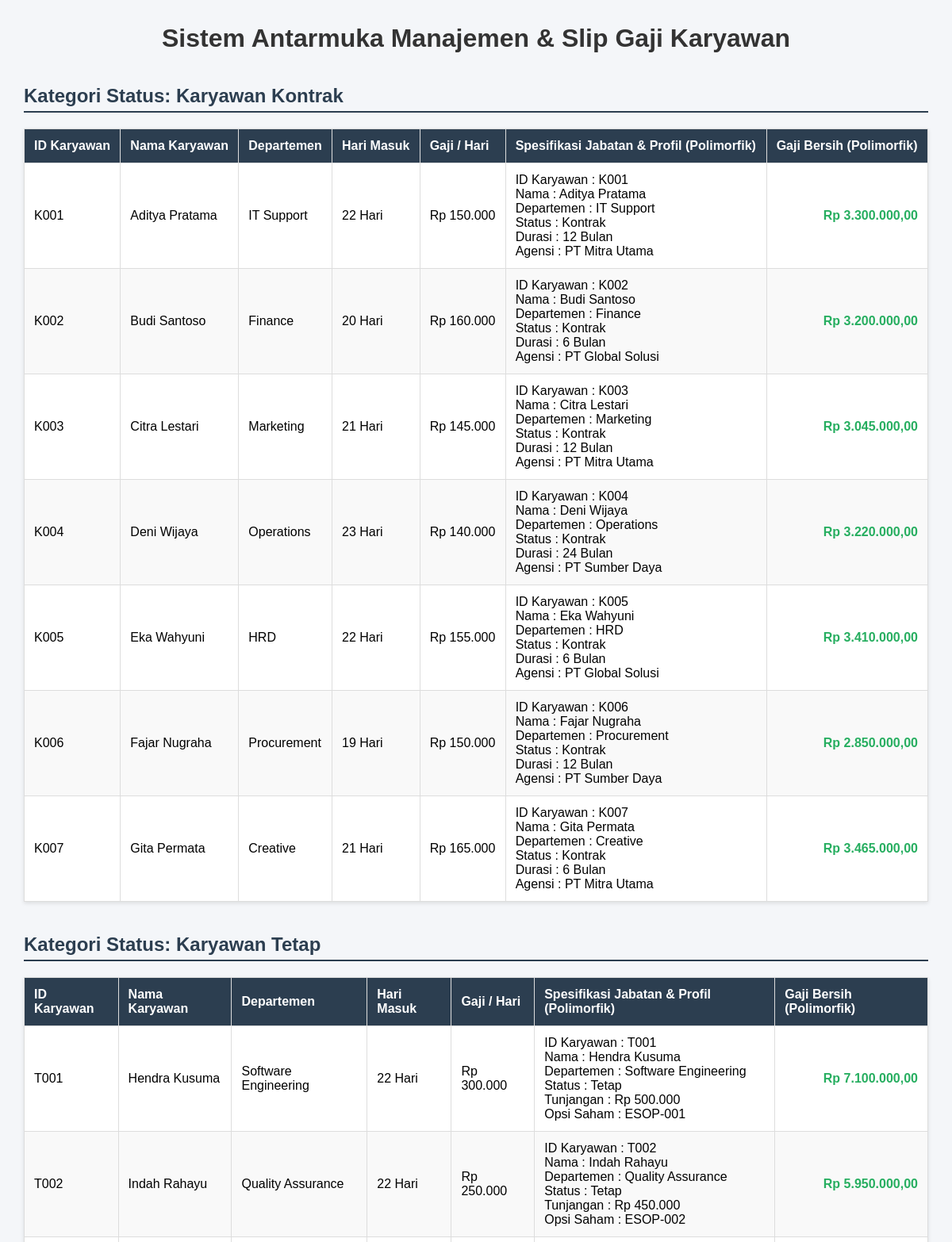
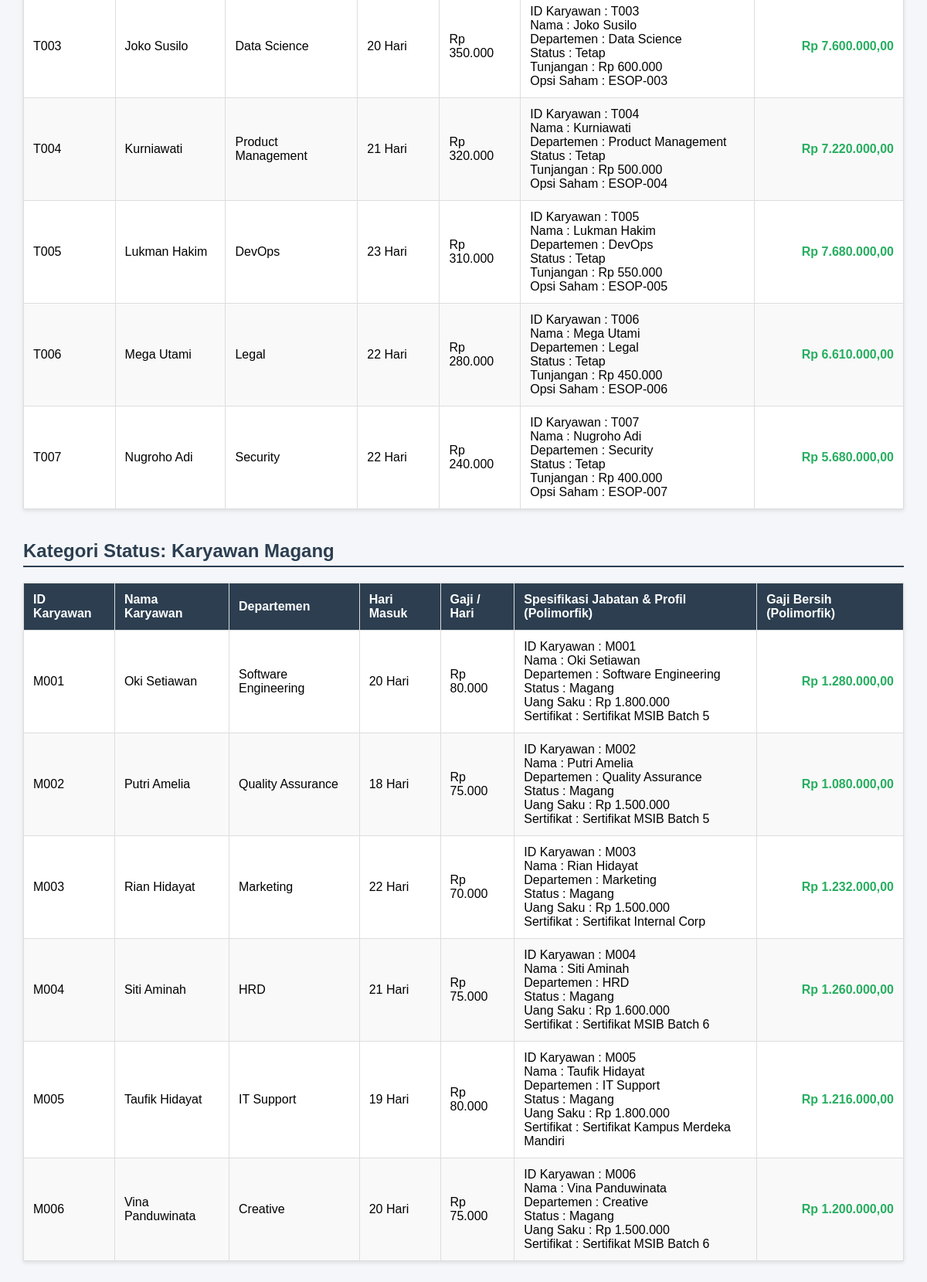
The page / on the database its author committed (2 pictures, top to bottom).
### tables this page shows
CREATE TABLE `tabel_karyawan` (
  `id_karyawan` varchar(10) NOT NULL,
  `nama_karyawan` varchar(100) NOT NULL,
  `departemen` varchar(50) NOT NULL,
  `hari_kerja_masuk` int NOT NULL,
  `gaji_dasar_per_hari` decimal(12,2) NOT NULL,
  `jenis_karyawan` enum('Kontrak','Tetap','Magang') NOT NULL,
  `durasi_kontrak_bulan` int DEFAULT NULL,
  `agensi_penyalur` varchar(100) DEFAULT NULL,
  `tunjangan_kesehatan` decimal(12,2) DEFAULT NULL,
  `opsi_saham_id` varchar(50) DEFAULT NULL,
  `uang_saku_bulanan` decimal(12,2) DEFAULT NULL,
  `sertifikat_kampus_merdeka` varchar(100) DEFAULT NULL
);

### koneksi.php (called while the page is built, shortened)
<?php
abstract class Karyawan {
    protected $id_karyawan;
    protected $nama_karyawan;
    protected $departemen;
    protected $hariKerjaMasuk;
    protected $gajiDasarPerhari;
    public function __construct($id_karyawan, $nama_karyawan, $departemen, $hariKerjaMasuk, $gajiDasarPerhari) {
        $this->id_karyawan = $id_karyawan;
        $this->nama_karyawan = $nama_karyawan;
        $this->departemen = $departemen;
        $this->hariKerjaMasuk = $hariKerjaMasuk;
        $this->gajiDasarPerhari = $gajiDasarPerhari;
    }
    public function getIdKaryawan() { return $this->id_karyawan; }
    public function getNamaKaryawan() { return $this->nama_karyawan; }
    public function getDepartemen() { return $this->departemen; }
    public function getHariKerjaMasuk() { return $this->hariKerjaMasuk; }
    public function getGajiDasarPerhari() { return $this->gajiDasarPerhari; }
}
?>

### index.php (the view, shortened to what this page needs)
<?php
require_once 'koneksi.php';
require_once 'KaryawanKontrak.php';
require_once 'KaryawanTetap.php';
require_once 'KaryawanMagang.php';
$host = "localhost";
$username = "root";
$password = "";
$db_name = "db_latihan_uaspbo_trpl1b_muhammadagungwiranata";
try {
    $db = new PDO("mysql:host=$host;dbname=$db_name", $username, $password);
    $db->setAttribute(PDO::ATTR_ERRMODE, PDO::ERRMODE_EXCEPTION);
} catch (PDOException $e) {
    die("Koneksi database gagal: " . $e->getMessage());
}
$query = "SELECT * FROM tabel_karyawan";
$stmt = $db->prepare($query);
$stmt->execute();
$kelompok_karyawan = [
    'Kontrak' => [],
    'Tetap'   => [],
    'Magang'  => []
];
while ($row = $stmt->fetch(PDO::FETCH_ASSOC)) {
    $jenis = $row['jenis_karyawan'];
    if ($jenis == 'Kontrak') {
        $kelompok_karyawan['Kontrak'][] = new KaryawanKontrak(
            $row['id_karyawan'], $row['nama_karyawan'], $row['departemen'],
            $row['hari_kerja_masuk'], $row['gaji_dasar_per_hari'],
            $row['durasi_kontrak_bulan'], $row['agensi_penyalur']
        );
    } elseif ($jenis == 'Tetap') {
        $kelompok_kamar_karyawan = $kelompok_karyawan['Tetap'][] = new KaryawanTetap(
            $row['id_karyawan'], $row['nama_karyawan'], $row['departemen'],
            $row['hari_kerja_masuk'], $row['gaji_dasar_per_hari'],
            $row['tunjangan_kesehatan'], $row['opsi_saham_id']
        );
    } elseif ($jenis == 'Magang') {
        $kelompok_karyawan['Magang'][] = new KaryawanMagang(
            $row['id_karyawan'], $row['nama_karyawan'], $row['departemen'],
            $row['hari_kerja_masuk'], $row['gaji_dasar_per_hari'],
            $row['uang_saku_bulanan'], $row['sertifikat_kampus_merdeka']
        );
    }
}
?>
<!DOCTYPE html>
<html lang="id">
<head>
</head>
<body>
    <h1>Sistem Antarmuka Manajemen & Slip Gaji Karyawan</h1>
    <?php foreach ($kelompok_karyawan as $jenis_karyawan => $daftar_karyawan): ?>
        <h2>Kategori Status: Karyawan <?= $jenis_karyawan ?></h2>
        <?php if (empty($daftar_karyawan)): ?>
            <p>Tidak ada data karyawan untuk kategori ini.</p>
        <?php else: ?>
            <table>
                <thead>
                    <tr>
                        <th>ID Karyawan</th>
                        <th>Nama Karyawan</th>
                        <th>Departemen</th>
                        <th>Hari Masuk</th>
                        <th>Gaji / Hari</th>
                        <th>Spesifikasi Jabatan & Profil (Polimorfik)</th>
                        <th>Gaji Bersih (Polimorfik)</th>
                    </tr>
                </thead>
                <tbody>
                    <?php foreach ($daftar_karyawan as $karyawan): ?>
                        <tr>
                            <td><?= $karyawan->getIdKaryawan(); ?></td>
                            <td><?= $karyawan->getNamaKaryawan(); ?></td>
                            <td><?= $karyawan->getDepartemen(); ?></td>
                            <td><?= $karyawan->getHariKerjaMasuk(); ?> Hari</td>
                            <td>Rp <?= number_format($karyawan->getGajiDasarPerhari(), 0, ',', '.'); ?></td>
                            <td>
                                <?php $karyawan->tampilkanProfilKaryawan(); ?>
                            </td>
                            <td class="harga">
                                Rp <?= number_format($karyawan->hitungGajiBersih(), 2, ',', '.') ?>
                            </td>
                        </tr>
                    <?php endforeach; ?>
                </tbody>
            </table>
        <?php endif; ?>
    <?php endforeach; ?>
</body>
</html>

### KaryawanKontrak.php (shortened to what this page needs)
<?php
require_once 'koneksi.php';
class KaryawanKontrak extends Karyawan {
    private $durasiKontrakBulan;
    private $agensiPenyalur;
    public function __construct($id_karyawan, $nama_karyawan, $departemen, $hariKerjaMasuk, $gajiDasarPerhari, $durasiKontrakBulan, $agensiPenyalur) {
        $this->durasiKontrakBulan = $durasiKontrakBulan;
        $this->agensiPenyalur = $agensiPenyalur;
    }
    public function hitungGajiBersih() {
        return $this->hariKerjaMasuk * $this->gajiDasarPerhari;
    }
    public function tampilkanProfilKaryawan() {
        echo "ID Karyawan : " . $this->id_karyawan . "<br>";
        echo "Nama        : " . $this->nama_karyawan . "<br>";
        echo "Departemen  : " . $this->departemen . "<br>";
        echo "Status      : Kontrak<br>";
        echo "Durasi      : " . $this->durasiKontrakBulan . " Bulan<br>";
        echo "Agensi      : " . $this->agensiPenyalur . "<br>";
    }
}
?>

### KaryawanTetap.php (shortened to what this page needs)
<?php
require_once 'koneksi.php';
class KaryawanTetap extends Karyawan {
    private $tunjanganKesehatan;
    private $opsiSahamId;
    public function __construct($id_karyawan, $nama_karyawan, $departemen, $hariKerjaMasuk, $gajiDasarPerhari, $tunjanganKesehatan, $opsiSahamId) {
        $this->tunjanganKesehatan = $tunjanganKesehatan;
        $this->opsiSahamId = $opsiSahamId;
    }
    public function hitungGajiBersih() {
        return ($this->hariKerjaMasuk * $this->gajiDasarPerhari) + $this->tunjanganKesehatan;
    }
    public function tampilkanProfilKaryawan() {
        echo "ID Karyawan : " . $this->id_karyawan . "<br>";
        echo "Nama        : " . $this->nama_karyawan . "<br>";
        echo "Departemen  : " . $this->departemen . "<br>";
        echo "Status      : Tetap<br>";
        echo "Tunjangan   : Rp " . number_format($this->tunjanganKesehatan, 0, ',', '.') . "<br>";
        echo "Opsi Saham  : " . $this->opsiSahamId . "<br>";
    }
}
?>

### KaryawanMagang.php (shortened to what this page needs)
<?php
require_once 'koneksi.php';
class KaryawanMagang extends Karyawan {
    private $uangSakuBulanan;
    private $sertifikatKampusMerdeka;
    public function __construct($id_karyawan, $nama_karyawan, $departemen, $hariKerjaMasuk, $gajiDasarPerhari, $uangSakuBulanan, $sertifikatKampusMerdeka) {
        $this->uangSakuBulanan = $uangSakuBulanan;
        $this->sertifikatKampusMerdeka = $sertifikatKampusMerdeka;
    }
    public function hitungGajiBersih() {
        return ($this->hariKerjaMasuk * $this->gajiDasarPerhari) * 0.80;
    }
    public function tampilkanProfilKaryawan() {
        echo "ID Karyawan : " . $this->id_karyawan . "<br>";
        echo "Nama        : " . $this->nama_karyawan . "<br>";
        echo "Departemen  : " . $this->departemen . "<br>";
        echo "Status      : Magang<br>";
        echo "Uang Saku   : Rp " . number_format($this->uangSakuBulanan, 0, ',', '.') . "<br>";
        echo "Sertifikat  : " . $this->sertifikatKampusMerdeka . "<br>";
    }
}
?>

### index.php (style rules this page uses)
body { font-family: Arial, sans-serif; margin: 30px; background-color: #f4f6f9; }
h1 { color: #333; text-align: center; margin-bottom: 30px; }
h2 { color: #2c3e50; margin-top: 40px; border-bottom: 2px solid #2c3e50; padding-bottom: 5px; }
table { width: 100%; border-collapse: collapse; margin-top: 10px; background: #fff; box-shadow: 0 2px 5px rgba(0,0,0,0.1); }
th, td { padding: 12px; text-align: left; border: 1px solid #ddd; }
th { background-color: #2c3e50; color: white; }
tr:nth-child(even) { background-color: #f9f9f9; }
.harga { text-align: right; font-weight: bold; color: #27ae60; }

### rows shown on the page
tabel_karyawan: id_karyawan "K001", nama_karyawan "Aditya Pratama", departemen "IT Support", hari_kerja_masuk "22", gaji_dasar_per_hari "150.000", durasi_kontrak_bulan "12", agensi_penyalur "PT Mitra Utama", $karyawan->hitungGajiBersih() "3.300.000,00"
tabel_karyawan: id_karyawan "K002", nama_karyawan "Budi Santoso", departemen "Finance", hari_kerja_masuk "20", gaji_dasar_per_hari "160.000", durasi_kontrak_bulan "6", agensi_penyalur "PT Global Solusi", $karyawan->hitungGajiBersih() "3.200.000,00"
tabel_karyawan: id_karyawan "K003", nama_karyawan "Citra Lestari", departemen "Marketing", hari_kerja_masuk "21", gaji_dasar_per_hari "145.000", durasi_kontrak_bulan "12", agensi_penyalur "PT Mitra Utama", $karyawan->hitungGajiBersih() "3.045.000,00"
tabel_karyawan: id_karyawan "K004", nama_karyawan "Deni Wijaya", departemen "Operations", hari_kerja_masuk "23", gaji_dasar_per_hari "140.000", durasi_kontrak_bulan "24", agensi_penyalur "PT Sumber Daya", $karyawan->hitungGajiBersih() "3.220.000,00"
tabel_karyawan: id_karyawan "K005", nama_karyawan "Eka Wahyuni", departemen "HRD", hari_kerja_masuk "22", gaji_dasar_per_hari "155.000", durasi_kontrak_bulan "6", agensi_penyalur "PT Global Solusi", $karyawan->hitungGajiBersih() "3.410.000,00"
tabel_karyawan: id_karyawan "K006", nama_karyawan "Fajar Nugraha", departemen "Procurement", hari_kerja_masuk "19", gaji_dasar_per_hari "150.000", durasi_kontrak_bulan "12", agensi_penyalur "PT Sumber Daya", $karyawan->hitungGajiBersih() "2.850.000,00"
tabel_karyawan: id_karyawan "K007", nama_karyawan "Gita Permata", departemen "Creative", hari_kerja_masuk "21", gaji_dasar_per_hari "165.000", durasi_kontrak_bulan "6", agensi_penyalur "PT Mitra Utama", $karyawan->hitungGajiBersih() "3.465.000,00"
tabel_karyawan: id_karyawan "T001", nama_karyawan "Hendra Kusuma", departemen "Software Engineering", hari_kerja_masuk "22", gaji_dasar_per_hari "300.000", tunjangan_kesehatan "500.000", opsi_saham "ESOP-001", $karyawan->hitungGajiBersih() "7.100.000,00"
tabel_karyawan: id_karyawan "T002", nama_karyawan "Indah Rahayu", departemen "Quality Assurance", hari_kerja_masuk "22", gaji_dasar_per_hari "250.000", tunjangan_kesehatan "450.000", opsi_saham "ESOP-002", $karyawan->hitungGajiBersih() "5.950.000,00"
tabel_karyawan: id_karyawan "T003", nama_karyawan "Joko Susilo", departemen "Data Science", hari_kerja_masuk "20", gaji_dasar_per_hari "350.000", tunjangan_kesehatan "600.000", opsi_saham "ESOP-003", $karyawan->hitungGajiBersih() "7.600.000,00"
tabel_karyawan: id_karyawan "T004", nama_karyawan "Kurniawati", departemen "Product Management", hari_kerja_masuk "21", gaji_dasar_per_hari "320.000", tunjangan_kesehatan "500.000", opsi_saham "ESOP-004", $karyawan->hitungGajiBersih() "7.220.000,00"
tabel_karyawan: id_karyawan "T005", nama_karyawan "Lukman Hakim", departemen "DevOps", hari_kerja_masuk "23", gaji_dasar_per_hari "310.000", tunjangan_kesehatan "550.000", opsi_saham "ESOP-005", $karyawan->hitungGajiBersih() "7.680.000,00"
tabel_karyawan: id_karyawan "T006", nama_karyawan "Mega Utami", departemen "Legal", hari_kerja_masuk "22", gaji_dasar_per_hari "280.000", tunjangan_kesehatan "450.000", opsi_saham "ESOP-006", $karyawan->hitungGajiBersih() "6.610.000,00"
tabel_karyawan: id_karyawan "T007", nama_karyawan "Nugroho Adi", departemen "Security", hari_kerja_masuk "22", gaji_dasar_per_hari "240.000", tunjangan_kesehatan "400.000", opsi_saham "ESOP-007", $karyawan->hitungGajiBersih() "5.680.000,00"
tabel_karyawan: id_karyawan "M001", nama_karyawan "Oki Setiawan", departemen "Software Engineering", hari_kerja_masuk "20", gaji_dasar_per_hari "80.000", uang_saku_bulanan "1.800.000", sertifikat_kampus_merdeka "Sertifikat MSIB Batch 5", $karyawan->hitungGajiBersih() "1.280.000,00"
tabel_karyawan: id_karyawan "M002", nama_karyawan "Putri Amelia", departemen "Quality Assurance", hari_kerja_masuk "18", gaji_dasar_per_hari "75.000", uang_saku_bulanan "1.500.000", sertifikat_kampus_merdeka "Sertifikat MSIB Batch 5", $karyawan->hitungGajiBersih() "1.080.000,00"
tabel_karyawan: id_karyawan "M003", nama_karyawan "Rian Hidayat", departemen "Marketing", hari_kerja_masuk "22", gaji_dasar_per_hari "70.000", uang_saku_bulanan "1.500.000", sertifikat_kampus_merdeka "Sertifikat Internal Corp", $karyawan->hitungGajiBersih() "1.232.000,00"
tabel_karyawan: id_karyawan "M004", nama_karyawan "Siti Aminah", departemen "HRD", hari_kerja_masuk "21", gaji_dasar_per_hari "75.000", uang_saku_bulanan "1.600.000", sertifikat_kampus_merdeka "Sertifikat MSIB Batch 6", $karyawan->hitungGajiBersih() "1.260.000,00"
tabel_karyawan: id_karyawan "M005", nama_karyawan "Taufik Hidayat", departemen "IT Support", hari_kerja_masuk "19", gaji_dasar_per_hari "80.000", uang_saku_bulanan "1.800.000", sertifikat_kampus_merdeka "Sertifikat Kampus Merdeka Mandiri", $karyawan->hitungGajiBersih() "1.216.000,00"
tabel_karyawan: id_karyawan "M006", nama_karyawan "Vina Panduwinata", departemen "Creative", hari_kerja_masuk "20", gaji_dasar_per_hari "75.000", uang_saku_bulanan "1.500.000", sertifikat_kampus_merdeka "Sertifikat MSIB Batch 6", $karyawan->hitungGajiBersih() "1.200.000,00"

### other values the page prints
$jenis_karyawan "Kontrak"
$jenis_karyawan "Tetap"
$jenis_karyawan "Magang"
